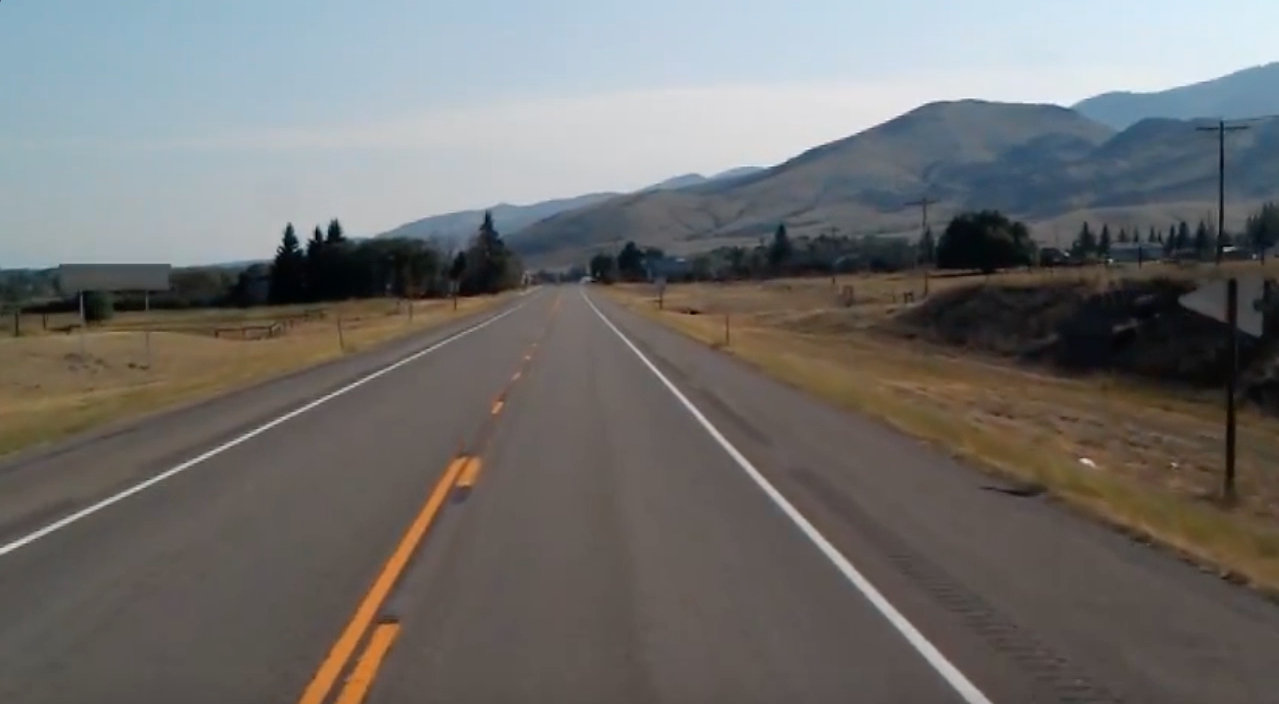
#> input picture Assets/Images/1.jpg, 1279 x 704 px
$ python -i utils.py   (imports and definitions only)
#> lines starting #> are read from the running program, lines starting #| are printed output that depends on the picture; after the words box and inside, x2 and y2 are one past the last pixel; in counts of white or black regions, pixels touching at a corner belong together
#> further down, picture is the input picture: shape (704, 1279, 3); mean B, G, R 109.7, 111.3, 112.3
import cv2
import numpy as np


def threshold_image(image):
    # WHITE
    lower_white = np.array([0, 0, 158])
    upper_white = np.array([179, 255, 255])

    # BLACK
    lower_black = np.array([0, 0, 0])
    upper_black = np.array([179, 255, 179])  # 3rd: 150 --> 180

    hsv_image = cv2.cvtColor(image, cv2.COLOR_BGR2HSV)
#> hsv_image: shape (704, 1279, 3); mean H, S, V 51.3, 49.6, 121.7
    white_mask = cv2.inRange(hsv_image, lower_white, upper_white)
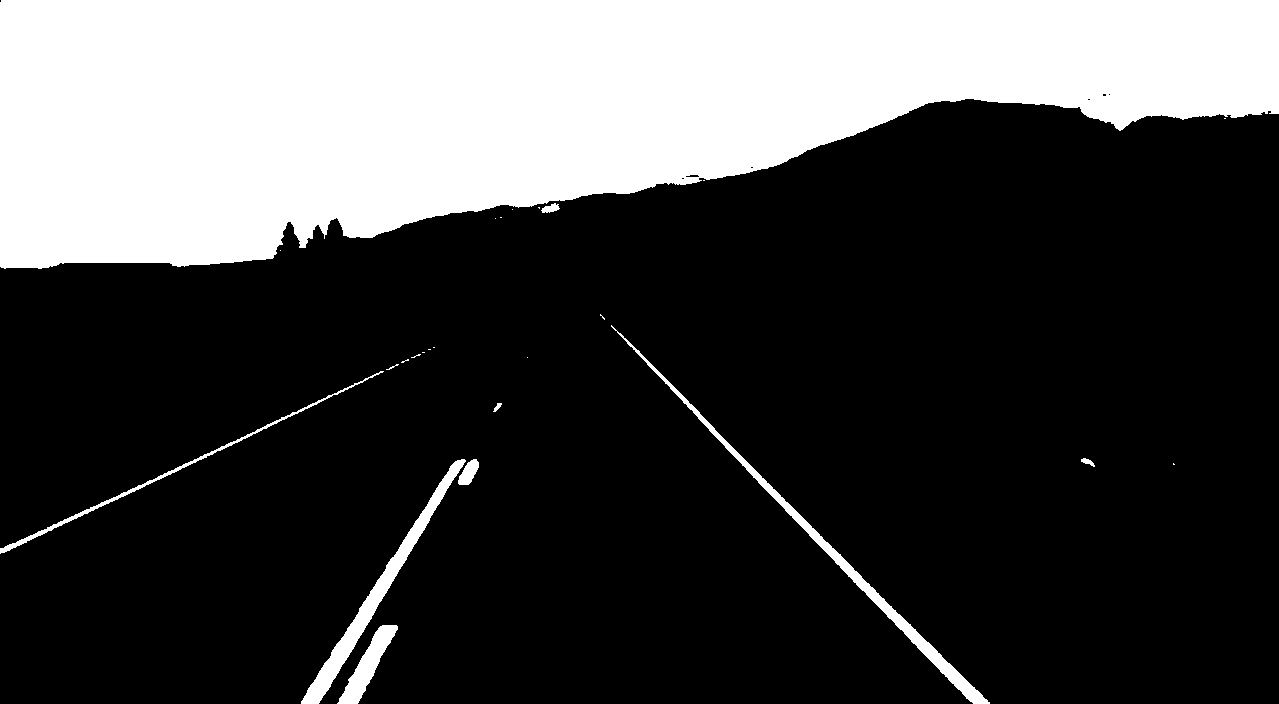
#> white_mask: shape (704, 1279); 27.4% white; 25 white regions (15 under 20 px), largest, box (x1, y1, x2, y2) and area: (0, 0, 1279, 269) 235171, (611, 325, 990, 704) 3961, (301, 459, 466, 704) 3842

    # -----------------------------------#
    # GET WHITE MASK USING A BLACK COLOR #
    # ___________________________________#
    # black_mask = cv2.inRange(hsv_image, lower_black, upper_black)
    # white_mask = np.ones_like(black_mask, dtype=np.uint8) * 255
    # white_mask = white_mask - black_mask  # type: ignore
    # white_mask = not black_mask

    thresholded_image = cv2.bitwise_and(image, image, mask=white_mask)
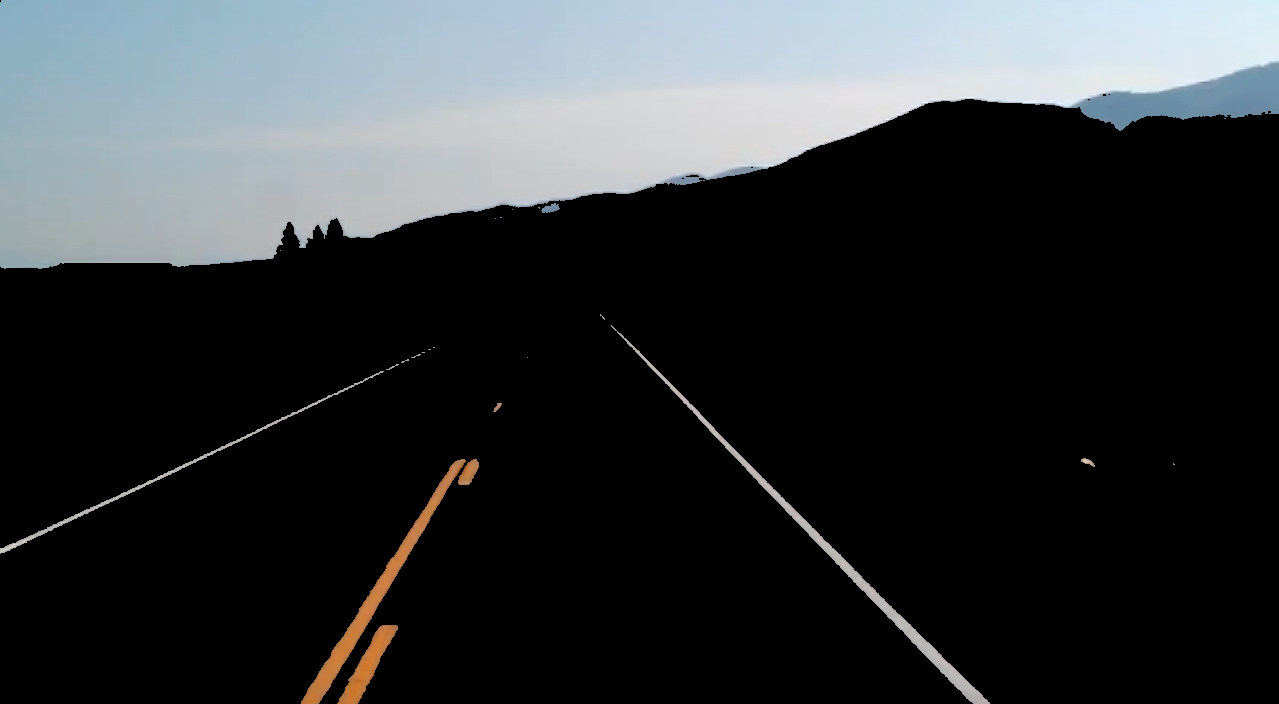
#> thresholded_image: shape (704, 1279, 3); mean B, G, R 56, 53.8, 50.3

    return thresholded_image


# [117 lines left out: functions warp_image, draw_points, pixel_summation, stack_images, not called in this run]

>>> import cv2
>>> picture = cv2.imread('../../Assets/Images/1.jpg')
>>> result = threshold_image(picture)
